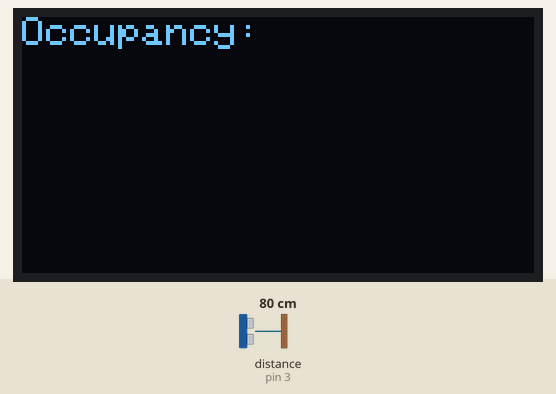
Recording of a sketch running on a simulated Arduino Uno, built with avr-gcc and run on an emulated ATmega328P. Parts: 128×64 one-colour display. The test bench sets the inputs (shaded band); at power-on: distance to the obstacle (sensor on pin 3) 80 cm. The echo pulse lasts 58.3 µs per cm; what the sketch prints to the serial monitor is not drawn.

Above: at 2.09 s.
At 3.2 s:
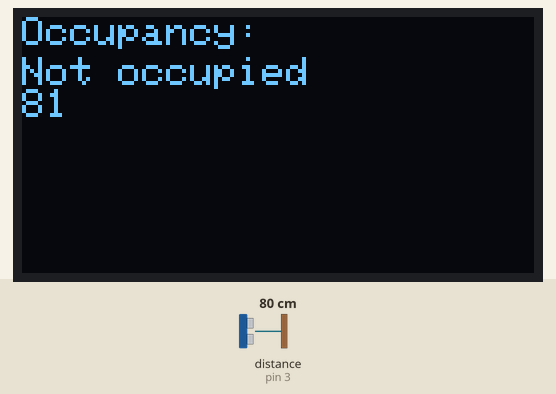
3.3 s: distance to the obstacle (sensor on pin 3) set to 2 cm
At 4.4 s:
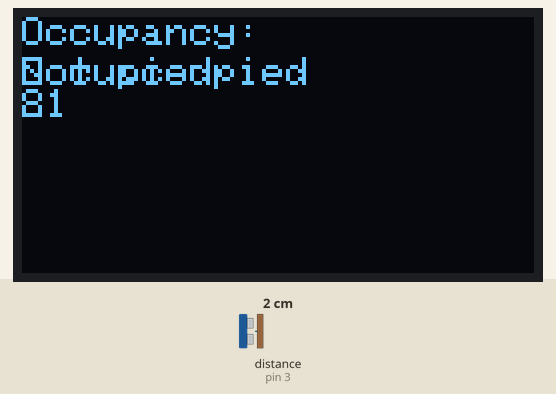
5.4 s: distance to the obstacle (sensor on pin 3) set to 4 cm
7.7 s: distance to the obstacle (sensor on pin 3) set to 9 cm
Timing chart, 0 to 10.7 s (numbered marks = the images above; inputs shaded):
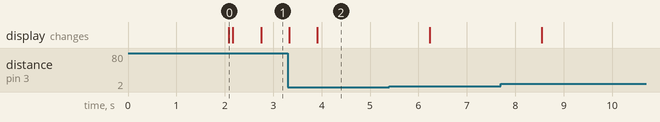

Measured:
- after the input at 3.3 s, the display: first changes at once (image 2 shows a later state)

The sketch:

Occupancy_Detector.ino
```cpp
#include <LiquidCrystal.h>

#include <Wire.h>
#include <Adafruit_GFX.h>
#include <Adafruit_SH1106.h>
#include <NewPing.h>

#define TRIGGER_PIN 2          // Ultrasonic sensor trigger pin
#define ECHO_PIN 3             // Ultrasonic sensor echo pin
#define MAX_DISTANCE 200       // Maximum distance for measurement (in centimeters)
#define OCCUPANCY_THRESHOLD 50 // Threshold distance for occupancy (in centimeters)

NewPing sonar(TRIGGER_PIN, ECHO_PIN, MAX_DISTANCE); // Create a NewPing object

Adafruit_SH1106 display(4); // Create an Adafruit_SH1106 object with the appropriate OLED display address

void setup()
{
    display.begin(SH1106_SWITCHCAPVCC);
    display.display();
    delay(2000);
    display.clearDisplay();
    display.setTextColor(WHITE);
    display.setTextSize(1);
    display.setCursor(0, 0);
    display.println("Occupancy:");
    display.display();

    Serial.begin(9600); // Initialize the serial communication
}

void loop()
{
    delay(50); // Delay for stability

    unsigned int distance = sonar.ping_cm(); // Measure the distance in centimeters

    display.setCursor(0, 10);
    display.print("                    "); // Clear the previous occupancy status
    display.setCursor(0, 10);
    // Check for occupancy
    if (distance < OCCUPANCY_THRESHOLD)
    {
        display.println("Occupied");
        Serial.println("Occupied");
        // We can add the code as per the need
    }
    else
    {
        display.println("Not occupied");
        Serial.println("Not Occupied");
        // We can add the code as per the need
    }

    display.display();

    Serial.print("Distance: ");
    Serial.print(distance);
    display.println(distance);
    Serial.println(" cm");

    delay(500); // Wait for a moment before taking the next measurement
}
```
